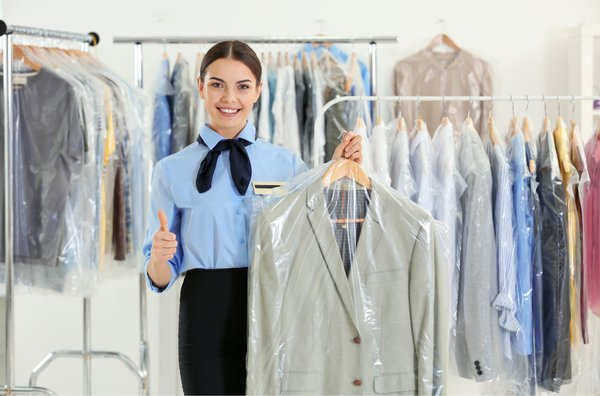
#> input picture asset/dry-cleaning.jpg, 600 x 396 px, given in place of dry-cleaning.png, which was not available
$ python optimize_service_images.py
#> lines starting #> are read from the running program, lines starting #| are printed output that depends on the picture
#!/usr/bin/env python3
"""
DryAlle Service Images Optimization Script
Converts service images to WebP format for better performance
"""

import os
import requests
from PIL import Image
import shutil

def optimize_service_images():
    """
    Service images on homepage that need optimization:
    1. dry-cleaning.png
    2. carpet-cleaning.png
    3. furniture-cleaning.png
    4. home-textile-cleaning.png
    5. fabric-leather-dyeing.png
    6. shoe-polish-service.png
    7. ironing-service.png
    8. curtain-blind-cleaning.png
    9. luggage-bag-cleaning.png
    """

    service_images = [
        "dry-cleaning.png",
        "carpet-cleaning.png",
        "furniture-cleaning.png",
        "home-textile-cleaning.png",
        "fabric-leather-dyeing.png",
        "shoe-polish-service.png",
        "ironing-service.png",
        "curtain-blind-cleaning.png",
        "luggage-bag-cleaning.png"
    ]

    asset_dir = "/Users/macos/Documents/Projeler/DryAlle/asset"
    optimized_dir = "/Users/macos/Documents/Projeler/DryAlle/asset/optimized"

    # Create optimized directory
    if not os.path.exists(optimized_dir):
        os.makedirs(optimized_dir)
        print(f"✅ Created directory: {optimized_dir}")

    results = []

    for image_name in service_images:
        original_path = os.path.join(asset_dir, image_name)

        if not os.path.exists(original_path):
            print(f"❌ Image not found: {original_path}")
            continue

        try:
            # Get original file size
            original_size = os.path.getsize(original_path)

            # Open and optimize image
            with Image.open(original_path) as img:
                # Convert to RGB if necessary (for WebP compatibility)
#> img is the input picture: PIL image 600x396 RGB; mean R, G, B 177.6, 178.5, 177.1
                if img.mode in ('RGBA', 'LA', 'P'):
                    # Create white background for transparency
                    background = Image.new('RGB', img.size, (255, 255, 255))
                    if img.mode == 'P':
                        img = img.convert('RGBA')
                    background.paste(img, mask=img.split()[-1] if img.mode == 'RGBA' else None)
                    img = background
                elif img.mode != 'RGB':
                    img = img.convert('RGB')

                # Resize to optimal dimensions (300x200 as specified in HTML)
                target_size = (300, 200)
                img = img.resize(target_size, Image.Resampling.LANCZOS)
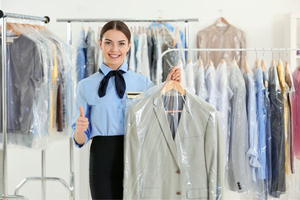
#> img: PIL image 300x200 RGB; mean R, G, B 177.6, 178.5, 177.1

                # Save as WebP with high quality
                webp_name = image_name.replace('.png', '.webp')
                webp_path = os.path.join(asset_dir, webp_name)

                img.save(webp_path, 'WebP', quality=85, optimize=True)

                # Get new file size
                new_size = os.path.getsize(webp_path)
                reduction = ((original_size - new_size) / original_size) * 100

                # Backup original to optimized folder
                backup_path = os.path.join(optimized_dir, image_name)
                shutil.copy2(original_path, backup_path)

                results.append({
                    'original': image_name,
                    'webp': webp_name,
                    'original_size': original_size,
                    'new_size': new_size,
                    'reduction': reduction
                })

                print(f"✅ {image_name} -> {webp_name}")
                print(f"   📊 Size reduction: {original_size:,} bytes -> {new_size:,} bytes ({reduction:.1f}% smaller)")

        except Exception as e:
            print(f"❌ Error processing {image_name}: {str(e)}")
#> pass 2 of the loop in optimize_service_images, `for image_name in service_images:`:
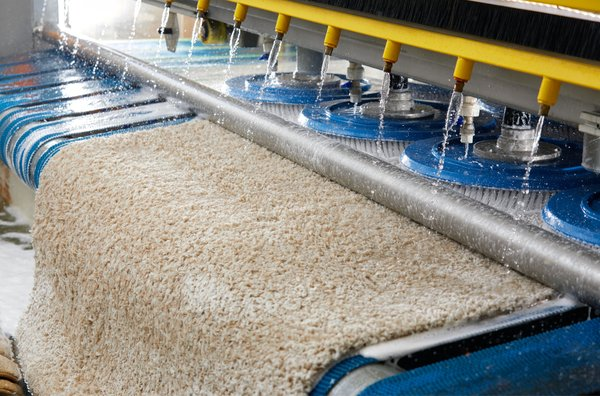
#> input picture asset/carpet-cleaning.jpg, 600 x 396 px, given in place of carpet-cleaning.png, which was not available
#> in optimize_service_images, img is the input picture: PIL image 600x396 RGB; mean R, G, B 141.3, 140.8, 133.2
#> in optimize_service_images, `img = img.resize(target_size, Image.Resampling.LANCZOS)`:
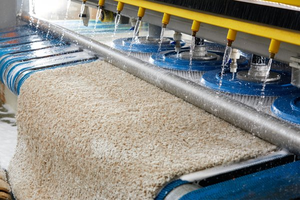
#> img: PIL image 300x200 RGB; mean R, G, B 141.3, 140.7, 133.2
#> pass 3 of the loop in optimize_service_images, `for image_name in service_images:`:
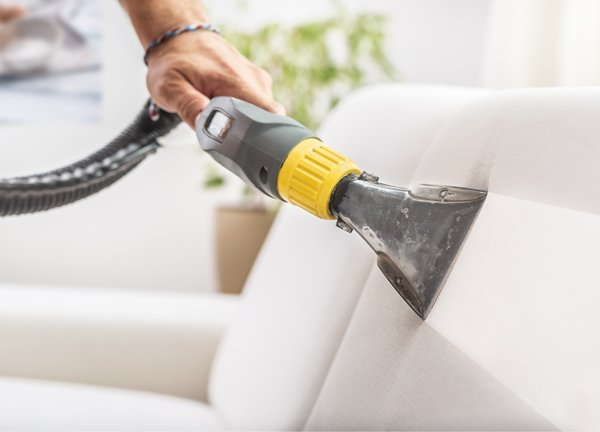
#> input picture asset/furniture-cleaning.jpg, 600 x 432 px, given in place of furniture-cleaning.png, which was not available
#> in optimize_service_images, img is the input picture: PIL image 600x432 RGB; mean R, G, B 212.5, 206.6, 200.1
#> in optimize_service_images, `img = img.resize(target_size, Image.Resampling.LANCZOS)`:
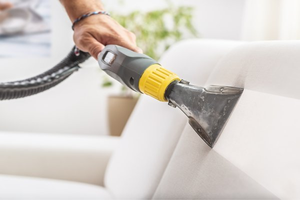
#> img: PIL image 300x200 RGB; mean R, G, B 212.5, 206.6, 200.1
#> the loop made 9 passes; the first 3 are shown

    # Print summary
    print("\n" + "="*60)
    print("🎯 OPTIMIZATION SUMMARY")
    print("="*60)

    total_original = sum(r['original_size'] for r in results)
    total_new = sum(r['new_size'] for r in results)
    total_reduction = ((total_original - total_new) / total_original) * 100 if total_original > 0 else 0

    print(f"📈 Total images processed: {len(results)}")
    print(f"📊 Total size before: {total_original:,} bytes ({total_original/1024/1024:.2f} MB)")
    print(f"📊 Total size after: {total_new:,} bytes ({total_new/1024/1024:.2f} MB)")
    print(f"🚀 Total reduction: {total_reduction:.1f}%")
    print(f"💾 Space saved: {(total_original-total_new):,} bytes ({(total_original-total_new)/1024/1024:.2f} MB)")

    return results

def update_html_references():
    """Update HTML file to use WebP images"""

    html_file = "/Users/macos/Documents/Projeler/DryAlle/index.html"

    replacements = [
        ('src="asset/dry-cleaning.png"', 'src="asset/dry-cleaning.webp"'),
        ('src="asset/carpet-cleaning.png"', 'src="asset/carpet-cleaning.webp"'),
        ('src="asset/furniture-cleaning.png"', 'src="asset/furniture-cleaning.webp"'),
        ('src="asset/home-textile-cleaning.png"', 'src="asset/home-textile-cleaning.webp"'),
        ('src="asset/fabric-leather-dyeing.png"', 'src="asset/fabric-leather-dyeing.webp"'),
        ('src="asset/shoe-polish-service.png"', 'src="asset/shoe-polish-service.webp"'),
        ('src="asset/ironing-service.png"', 'src="asset/ironing-service.webp"'),
        ('src="asset/curtain-blind-cleaning.png"', 'src="asset/curtain-blind-cleaning.webp"'),
        ('src="asset/luggage-bag-cleaning.png"', 'src="asset/luggage-bag-cleaning.webp"')
    ]

    try:
        with open(html_file, 'r', encoding='utf-8') as f:
            content = f.read()

        original_content = content

        for old_ref, new_ref in replacements:
            content = content.replace(old_ref, new_ref)

        if content != original_content:
            with open(html_file, 'w', encoding='utf-8') as f:
                f.write(content)
            print(f"✅ Updated HTML references in {html_file}")
            print(f"📝 Updated {len(replacements)} image references to WebP format")
        else:
            print("ℹ️ No changes needed in HTML file")

    except Exception as e:
        print(f"❌ Error updating HTML file: {str(e)}")

if __name__ == "__main__":
    print("🚀 Starting DryAlle Service Images Optimization")
    print("="*60)

    # Check if PIL (Pillow) is available
    try:
        from PIL import Image
        print("✅ PIL (Pillow) is available")
    except ImportError:
        print("❌ PIL (Pillow) not found. Installing...")
        os.system("pip3 install Pillow")
        from PIL import Image
        print("✅ PIL (Pillow) installed successfully")

    # Optimize images
    results = optimize_service_images()

    if results:
        print(f"\n📝 Updating HTML references...")
        update_html_references()

        print(f"\n🎉 Optimization completed successfully!")
        print(f"💡 Next steps:")
        print(f"   1. Test the website locally to ensure images load correctly")
        print(f"   2. Commit changes to git")
        print(f"   3. Deploy to production")
        print(f"   4. Check page speed improvements")
    else:
        print("❌ No images were processed successfully")
